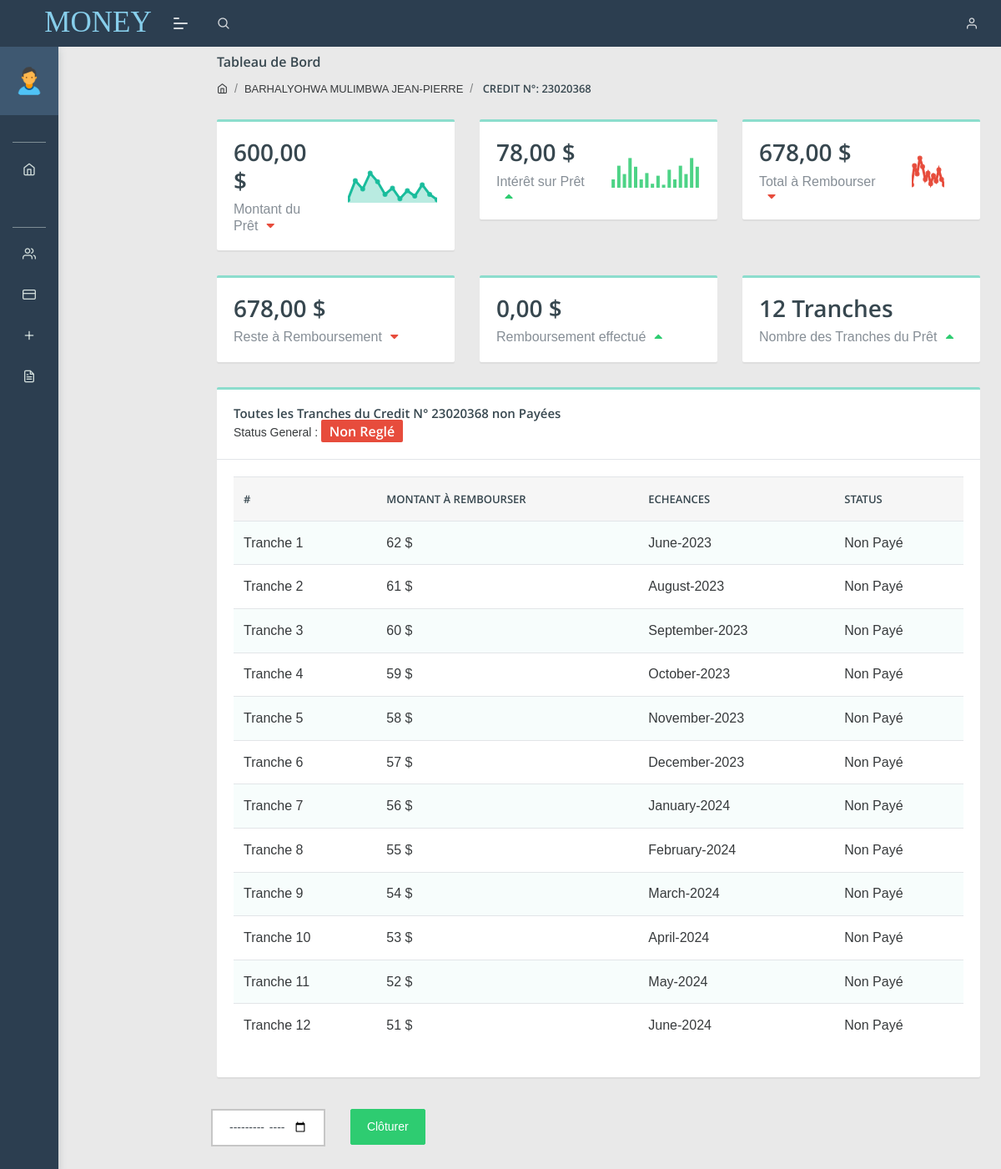
The app's page /interrompre_contrat?id=23020368 (signed in) with its own data.
### tables this page shows
CREATE TABLE `credit` (
  `id` int(50) NOT NULL,
  `cr_member_id` varchar(100) NOT NULL,
  `gen_credit_id` varchar(50) NOT NULL,
  `gen_credit_amount` double NOT NULL,
  `tranches` int(11) NOT NULL,
  `tranche_number` varchar(50) NOT NULL,
  `due_month` varchar(200) NOT NULL,
  `due_amount` double NOT NULL,
  `month_due_interet` double NOT NULL,
  `stamp` timestamp NOT NULL DEFAULT current_timestamp() ON UPDATE current_timestamp(),
  `due_monthly_account_status` varchar(100) NOT NULL,
  `gen_account_status` varchar(100) NOT NULL
);

CREATE TABLE `membres` (
  `id` varchar(50) NOT NULL,
  `fname` varchar(100) NOT NULL,
  `postnom` varchar(100) NOT NULL,
  `prenom` varchar(100) NOT NULL,
  `sex` varchar(100) NOT NULL,
  `bplace` varchar(100) NOT NULL,
  `bday` date NOT NULL,
  `phone` varchar(15) NOT NULL,
  `member_type` varchar(20) NOT NULL,
  `adress` varchar(200) NOT NULL,
  `parts` int(11) NOT NULL
);

### interrompre_contrat.php (the view, shortened to what this page needs)
<?php
include './headers.php';
require './db/db.php';
 ?>
<body class="">
    <?php
    include './navbar.php';
    ?>
    <div class="separator" style="height:40px;"></div>
    <?php
$idd=$_GET['id'];
$id=mysqli_real_escape_string($conn, $idd);
$sqlquery="SELECT *, SUM(month_due_interet) FROM credit JOIN membres ON credit.cr_member_id=membres.id WHERE gen_credit_id='$id' GROUP BY gen_credit_id";
$result=mysqli_query($conn, $sqlquery);
$count=mysqli_num_rows($result);
if($count> 0){
while($row=mysqli_fetch_assoc($result)){
$interet=$row['SUM(month_due_interet)'];
$names=$row['fname'].' '.$row['postnom'].' '.$row['prenom'];
$borrow=$row['gen_credit_amount'];
$tranches=$row['tranches'];
$gen_status=$row['gen_account_status'];
}}
?>
    <div class="pcoded-main-container">
        <div class="pcoded-content">
            <div class="page-header">
                <div class="page-block">
                    <div class="row align-items-center">
                        <div class="col-md-12">
                            <div class="page-header-title">
                                <h5 class="m-b-10">Tableau de Bord</h5>
                            </div>
                            <ul class="breadcrumb">
                                <li class="breadcrumb-item"><a href="index"><i class="feather icon-home"></i></a></li>
                                <li class="breadcrumb-item"><a href="#!"><?php echo $names ?></a></li>
                                <li class="breadcrumb-item"><a href="#!"> CREDIT N°: <?php echo $id ?></a></li>
                            </ul>
                        </div>
                    </div>
                </div>
            </div>
            <div class="row">
                <div class="col-xl-4 col-md-12">
                    <div class="card">
                        <div class="card-body">
                            <div class="row align-items-center">
                                <div class="col-6">
                                    <h3><?php echo number_format($borrow, 2, ',',' '); ?> $</h3>
                                    <h6 class="text-muted m-b-0">Montant du Prêt<i
                                            class="fa fa-caret-down text-c-red m-l-10"></i></h6>
                                </div>
                                <div class="col-6">
                                    <div id="seo-chart1" class="d-flex align-items-end"></div>
                                </div>
                            </div>
                        </div>
                    </div>
                </div>
                <div class="col-xl-4 col-md-6">
                    <div class="card">
                        <div class="card-body">
                            <div class="row align-items-center">
                                <div class="col-6">
                                    <h3><?php echo number_format($interet, 2, ',',' '); ?> $</h3>
                                    <h6 class="text-muted m-b-0">Intérêt sur Prêt<i
                                            class="fa fa-caret-up text-c-green m-l-10"></i></h6>
                                </div>
                                <div class="col-6">
                                    <div id="seo-chart2" class="d-flex align-items-end"></div>
                                </div>
                            </div>
                        </div>
                    </div>
                </div>
                <div class="col-xl-4 col-md-6">
                    <div class="card">
                        <div class="card-body">
                            <div class="row align-items-center">
                                <div class="col-8">
                                    <h3><?php  echo number_format($interet+$borrow, 2, ',',' '); ?> $</h3>
                                    <h6 class="text-muted m-b-0">Total à Rembourser<i
                                            class="fa fa-caret-down text-c-red m-l-10"></i></h6>
                                </div>
                                <div class="col-3">
                                    <div id="seo-chart3" class="d-flex align-items-end"></div>
                                </div>
                            </div>
                        </div>
                    </div>
                </div>
                <div class="col-xl-4 col-md-12">
                    <div class="card">
                        <div class="card-body">
                            <div class="row align-items-center">
                                <div class="col-12">
                                    <?php $effectif="SELECT *, SUM(due_amount) FROM credit JOIN membres ON credit.cr_member_id=membres.id WHERE gen_credit_id='$id' AND due_monthly_account_status!='Payé' GROUP BY gen_credit_id";
                                    $result_eff=mysqli_query($conn, $effectif);
                                    $count_eff=mysqli_num_rows($result_eff);
                                    if($count_eff> 0){
                                    while($row_eff=mysqli_fetch_assoc($result_eff)){
                                    $pay_effe=$row_eff['SUM(due_amount)'];
                                }}else{
                                    $pay_effe=0;
                                }
                                    ?>
                                    <h3><?php echo number_format($pay_effe, 2, ',',' '); ?> $</h3>
                                    <h6 class="text-muted m-b-0">Reste à Remboursement<i
                                            class="fa fa-caret-down text-c-red m-l-10"></i></h6>
                                </div>
                            </div>
                        </div>
                    </div>
                </div>
                <div class="col-xl-4 col-md-6">
                    <div class="card">
                        <div class="card-body">
                            <div class="row align-items-center">
                                <div class="col-12">
                                    <h3><?php $rest=($interet+$borrow)-$pay_effe; echo number_format($rest, 2, ',',' '); ?>
                                        $</h3>
                                    <h6 class="text-muted m-b-0">Remboursement effectué<i
                                            class="fa fa-caret-up text-c-green m-l-10"></i></h6>
                                </div>
                            </div>
                        </div>
                    </div>
                </div>
                <div class="col-xl-4 col-md-6">
                    <div class="card">
                        <div class="card-body">
                            <div class="row align-items-center">
                                <div class="col-12">
                                    <h3><?php echo  $tranches ?> Tranches</h3>
                                    <h6 class="text-muted m-b-0">Nombre des Tranches du Prêt<i
                                            class="fa fa-caret-up text-c-green m-l-10"></i></h6>
                                </div>
                            </div>
                        </div>
                    </div>
                </div>
                <div class="col-xl-12">
                    <form action="./actions/rompre.php" method="POST">
                        <div class="card">
                            <div class="card-header">
                                <h5> Toutes les Tranches du Credit N° <?php echo $id ?> non Payées</h5>
                                <br>Status General :
                                <?php if($gen_status=="Reglé")
                             { echo '<span class="badge badge-success" style="font-size:16px;"><b>'.$gen_status.'</b></span>';
                             } else{ echo '<span class="badge badge-danger" style="font-size:16px;"><b>'.$gen_status.'</b></span>';} ?>
                            </div>
                            <div class="card-body table-border-style">
                                <div class="table-responsive">
                                    <table class="table table-striped">
                                        <thead>
                                            <tr>
                                                <th>#</th>
                                                <th>Montant à Rembourser</th>
                                                <th>ECHEANCES</th>
                                                <th>STATUS</th>
                                            </tr>
                                        </thead>
                                        <tbody>
                                            <?php
                                        $sqlquery="SELECT * FROM `credit` WHERE `gen_credit_id`='$id' AND due_monthly_account_status!='Payé' order by due_amount DESC ";
                                        $result=mysqli_query($conn, $sqlquery);
                                        $count=mysqli_num_rows($result);
                                        if($count> 0){
                                          while($rows=mysqli_fetch_assoc($result)){
                                            ?>
                                            <tr>
                                                <td><?php echo $rows['tranche_number']  ?> <input
                                                        name="tranches[]"> </td>
                                                <td><?php echo $rows['due_amount'] ?> $ <input
                                                </td>
                                                <td><?php echo $rows['due_month'] ?> <input
                                                        name="mois[]"> </td>
                                                <td><?php echo $rows['due_monthly_account_status'] ?> <input
                                                        type="hidden" name="status[]"> </td>
                                            </tr>
                                            <?php }} ?>
                                        </tbody>
                                    </table>
                                </div>
                            </div>
                        </div>
                </div>
                <?php  if ($gen_status=='Non Reglé') { ?>
                <div class="col-12">
                    <div class="row">
                        <div class="row p-2">
                            <div class="col-md-6"><input class="form-control" type="month" name="clot_all" id=""></div>
                            <div class="col-md-6">
                                <input class="btn btn-success" name="submit" type="submit" value="Clôturer">
                            </div>
                        </div>
                    </div>
                </div>
                <?php        } ?>
            </div>
        </div>
    </div>
</body>
</html>

### records on screen
credit: membres.fname+postnom+prenom "BARHALYOHWA MULIMBWA JEAN-PIERRE", gen_credit_amount "600,00", tranches "12", gen_account_status "Non Reglé", tranche_number "Tranche 2", due_amount "61", due_month "August-2023", due_monthly_account_status "Non Payé"
credit: tranche_number "Tranche 1", due_amount "62", due_month "June-2023", due_monthly_account_status "Non Payé"
credit: tranche_number "Tranche 3", due_amount "60", due_month "September-2023", due_monthly_account_status "Non Payé"
credit: tranche_number "Tranche 4", due_amount "59", due_month "October-2023", due_monthly_account_status "Non Payé"
credit: tranche_number "Tranche 5", due_amount "58", due_month "November-2023", due_monthly_account_status "Non Payé"
credit: tranche_number "Tranche 6", due_amount "57", due_month "December-2023", due_monthly_account_status "Non Payé"
credit: tranche_number "Tranche 7", due_amount "56", due_month "January-2024", due_monthly_account_status "Non Payé"
credit: tranche_number "Tranche 8", due_amount "55", due_month "February-2024", due_monthly_account_status "Non Payé"
credit: tranche_number "Tranche 9", due_amount "54", due_month "March-2024", due_monthly_account_status "Non Payé"
credit: tranche_number "Tranche 10", due_amount "53", due_month "April-2024", due_monthly_account_status "Non Payé"
credit: tranche_number "Tranche 11", due_amount "52", due_month "May-2024", due_monthly_account_status "Non Payé"
credit: tranche_number "Tranche 12", due_amount "51", due_month "June-2024", due_monthly_account_status "Non Payé"

### other values on screen
$id "23020368"
$interet "78,00"
$interet+$borrow "678,00"
$pay_effe "678,00"
$rest "0,00"
